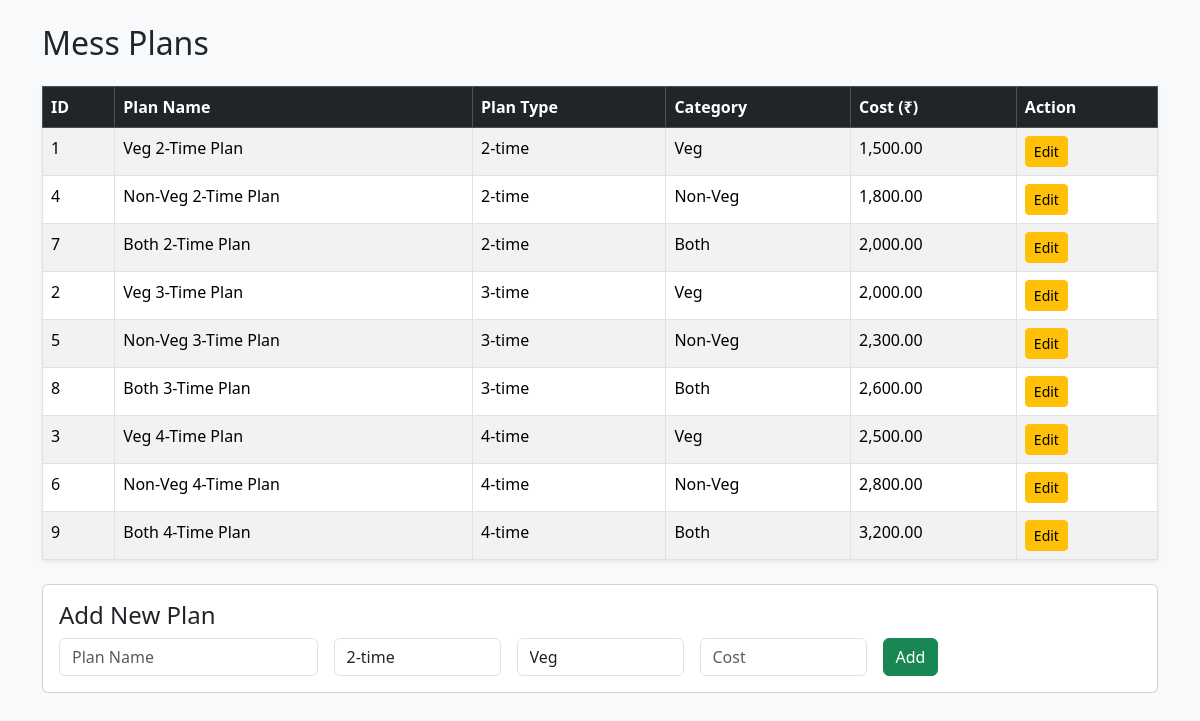
The app's page /admin/mess_plans.php (signed in) with its own data.
### tables this page shows
CREATE TABLE `mess_plans` (
  `id` int(11) NOT NULL,
  `plan_name` varchar(100) NOT NULL,
  `plan_type` enum('2-time','3-time','4-time') NOT NULL,
  `category` enum('Veg','Non-Veg','Both') NOT NULL,
  `cost` decimal(10,2) NOT NULL,
  `created_at` timestamp NOT NULL DEFAULT current_timestamp()
);

### admin/mess_plans.php (the view, shortened to what this page needs)
<?php
include("../includes/db.php");
$result = $conn->query("SELECT * FROM mess_plans ORDER BY plan_type, category");
$edit_plan = ['id'=>'','plan_name'=>'','plan_type'=>'','category'=>'','cost'=>''];
?>
<!DOCTYPE html>
<html lang="en">
<head>
  <link href="https://cdn.jsdelivr.net/npm/bootstrap@5.3.2/dist/css/bootstrap.min.css" rel="stylesheet">
</head>
<body class="p-4 bg-light">
<div class="container">
  <h2 class="mb-4">Mess Plans</h2>
  <table class="table table-bordered table-striped shadow-sm">
    <thead class="table-dark">
      <tr>
        <th>ID</th>
        <th>Plan Name</th>
        <th>Plan Type</th>
        <th>Category</th>
        <th>Cost (₹)</th>
        <th>Action</th>
      </tr>
    </thead>
    <tbody>
      <?php while($row = $result->fetch_assoc()): ?>
      <tr>
        <td><?= $row['id'] ?></td>
        <td><?= htmlspecialchars($row['plan_name']) ?></td>
        <td><?= htmlspecialchars($row['plan_type']) ?></td>
        <td><?= htmlspecialchars($row['category']) ?></td>
        <td><?= number_format($row['cost'], 2) ?></td>
        <td>
          <a href="mess_plans.php?edit=<?= $row['id'] ?>" class="btn btn-sm btn-warning">Edit</a>
        </td>
      </tr>
      <?php endwhile; ?>
    </tbody>
  </table>
  <div class="card mt-4">
    <div class="card-body">
      <h4><?= $edit_plan['id'] ? "Edit Plan" : "Add New Plan" ?></h4>
      <form method="POST" class="row g-3">
        <div class="col-md-3">
          <input type="text" name="plan_name" class="form-control" placeholder="Plan Name" required value="<?= htmlspecialchars($edit_plan['plan_name']) ?>">
        </div>
        <div class="col-md-2">
          <select name="plan_type" class="form-control" required>
            <option value="2-time" <?= $edit_plan['plan_type']=='2-time'?'selected':'' ?>>2-time</option>
          </select>
        </div>
        <div class="col-md-2">
          <select name="category" class="form-control" required>
            <option value="Veg" <?= $edit_plan['category']=='Veg'?'selected':'' ?>>Veg</option>
          </select>
        </div>
        <div class="col-md-2">
          <input type="number" step="0.01" name="cost" class="form-control" placeholder="Cost" required value="<?= $edit_plan['cost'] ?>">
        </div>
        <div class="col-md-2">
          <button type="submit" class="btn btn-success"><?= $edit_plan['id'] ? "Update" : "Add" ?></button>
        </div>
      </form>
    </div>
  </div>
</div>
</body>
</html>

### records on screen
mess_plans: id "1", plan_name "Veg 2-Time Plan", plan_type "2-time", category "Veg", cost "1,500.00"
mess_plans: id "4", plan_name "Non-Veg 2-Time Plan", plan_type "2-time", category "Non-Veg", cost "1,800.00"
mess_plans: id "7", plan_name "Both 2-Time Plan", plan_type "2-time", category "Both", cost "2,000.00"
mess_plans: id "2", plan_name "Veg 3-Time Plan", plan_type "3-time", category "Veg", cost "2,000.00"
mess_plans: id "5", plan_name "Non-Veg 3-Time Plan", plan_type "3-time", category "Non-Veg", cost "2,300.00"
mess_plans: id "8", plan_name "Both 3-Time Plan", plan_type "3-time", category "Both", cost "2,600.00"
mess_plans: id "3", plan_name "Veg 4-Time Plan", plan_type "4-time", category "Veg", cost "2,500.00"
mess_plans: id "6", plan_name "Non-Veg 4-Time Plan", plan_type "4-time", category "Non-Veg", cost "2,800.00"
mess_plans: id "9", plan_name "Both 4-Time Plan", plan_type "4-time", category "Both", cost "3,200.00"
